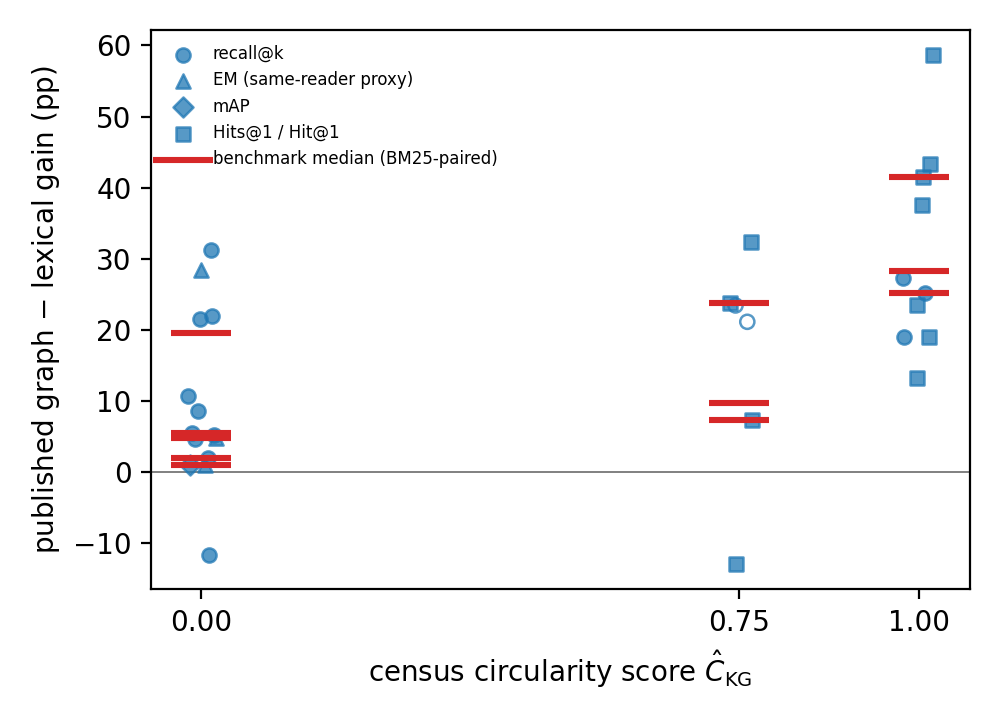

Python code for this plot:
# -*- coding: utf-8 -*-
"""Scatter: census circularity score (C_KG) vs published graph-over-lexical
retrieval gain. Data hand-transcribed from
paper/analysis/scatter_published_gains_2026-06-11.md (31-row master table;
sources verified there). Produces a publication-grade PNG/PDF and a JSON
stats file with Spearman correlations at two granularities:

  * row-level     : every published (graph, lexical) pair (n=30 usable rows
                    from the 31-row master table; the GRADE row has no
                    published pair and is excluded by construction)
  * benchmark-level: median pp-delta per benchmark family (primary analysis;
                    avoids over-weighting benchmarks with many rows)

Sensitivity variants reported: excluding the two dense-baseline-flagged
GraphRAG-Bench rows, and excluding EM-as-retrieval-proxy rows.

Deterministic; no network; ASCII-only output.
"""
import json
import sys
from datetime import datetime, timezone
from pathlib import Path

OUTPUT_DIR = Path(__file__).resolve().parent
OUTPUT_STEM = Path(__file__).stem
OUT_PNG = OUTPUT_DIR / (OUTPUT_STEM + ".png")
OUT_PDF = OUTPUT_DIR / (OUTPUT_STEM + ".pdf")
OUT_JSON = OUTPUT_DIR / (OUTPUT_STEM + "_stats.json")

# (benchmark_family, C_KG, delta_pp, metric_family, flags)
# metric_family: recall | hit1 | map | em_proxy
# flags: '' | 'dense_baseline' (GraphRAG-Bench rows 20-21)
ROWS = [
    ("MuSiQue",        0.00, 10.7, "recall",   ""),
    ("MuSiQue",        0.00,  8.6, "recall",   ""),
    ("MuSiQue",        0.00, 31.2, "recall",   ""),
    ("MuSiQue",        0.00, 28.4, "em_proxy", ""),
    ("HotpotQA",       0.00,  5.5, "recall",   ""),
    ("HotpotQA",       0.00,  5.1, "recall",   ""),
    ("HotpotQA",       0.00, 21.5, "recall",   ""),
    ("MultiHop-RAG",   0.00,  0.9, "map",      ""),
    ("MultiHop-RAG",   0.00,  1.9, "recall",   ""),
    ("MultiHop-RAG",   0.00,  4.6, "recall",   ""),
    ("NaturalQuestions", 0.00, -11.7, "recall",   ""),
    ("NaturalQuestions", 0.00,  21.9, "recall",   ""),
    ("NaturalQuestions", 0.00,   4.8, "em_proxy", ""),
    ("TriviaQA",       0.00,  1.0, "em_proxy", ""),
    ("STaRK-MAG",      0.75, 32.3, "hit1",     ""),
    ("STaRK-Amazon",   0.75,  7.3, "hit1",     ""),
    ("STaRK-Prime",    0.75, 23.7, "hit1",     ""),
    ("STaRK-MAG",      0.75, -13.0, "hit1",    ""),
    ("GraphRAG-Bench", 0.75, 23.4, "recall",   "dense_baseline"),
    ("GraphRAG-Bench", 0.75, 21.1, "recall",   "dense_baseline"),
    ("2WikiMultiHopQA", 1.00, 27.2, "recall",  ""),
    ("2WikiMultiHopQA", 1.00, 18.9, "recall",  ""),
    ("2WikiMultiHopQA", 1.00, 25.1, "recall",  ""),
    ("MetaQA",         1.00, 18.9, "hit1",     ""),
    ("MetaQA",         1.00, 13.2, "hit1",     ""),
    ("MetaQA",         1.00, 58.6, "hit1",     ""),
    ("MetaQA",         1.00, 37.5, "hit1",     ""),
    ("WebQSP",         1.00, 43.3, "hit1",     ""),
    ("WebQSP",         1.00, 41.5, "hit1",     ""),
    ("WebQSP",         1.00, 23.5, "hit1",     ""),
]


def _ranks(values):
    order = sorted(range(len(values)), key=lambda i: values[i])
    ranks = [0.0] * len(values)
    i = 0
    while i < len(order):
        j = i
        while j + 1 < len(order) and values[order[j + 1]] == values[order[i]]:
            j += 1
        avg = (i + j) / 2.0 + 1.0
        for k in range(i, j + 1):
            ranks[order[k]] = avg
        i = j + 1
    return ranks


def spearman(xs, ys):
    n = len(xs)
    if n < 3:
        return None, None
    rx, ry = _ranks(xs), _ranks(ys)
    mx, my = sum(rx) / n, sum(ry) / n
    num = sum((a - mx) * (b - my) for a, b in zip(rx, ry))
    dx = sum((a - mx) ** 2 for a in rx) ** 0.5
    dy = sum((b - my) ** 2 for b in ry) ** 0.5
    if dx == 0 or dy == 0:
        return None, None
    rho = num / (dx * dy)
    # permutation p-value (exact for small n via all-pair Monte Carlo would
    # need RNG; use the standard t approximation instead -- reported as
    # approximate, two-sided)
    import math
    if abs(rho) >= 1.0:
        return rho, 0.0
    t = rho * math.sqrt((n - 2) / (1 - rho * rho))
    # two-sided p from t distribution via incomplete beta (survival approx)
    df = n - 2
    x = df / (df + t * t)
    p = _betainc(df / 2.0, 0.5, x)
    return rho, p


def _betainc(a, b, x):
    """Regularized incomplete beta I_x(a,b) via continued fraction."""
    import math
    if x <= 0:
        return 0.0
    if x >= 1:
        return 1.0
    lbeta = math.lgamma(a) + math.lgamma(b) - math.lgamma(a + b)
    front = math.exp(math.log(x) * a + math.log(1 - x) * b - lbeta) / a
    f, c, d = 1.0, 1.0, 0.0
    for i in range(200):
        m = i // 2
        if i == 0:
            num = 1.0
        elif i % 2 == 0:
            num = m * (b - m) * x / ((a + 2 * m - 1) * (a + 2 * m))
        else:
            num = -(a + m) * (a + b + m) * x / ((a + 2 * m) * (a + 2 * m + 1))
        d = 1.0 + num * d
        if abs(d) < 1e-30:
            d = 1e-30
        d = 1.0 / d
        c = 1.0 + num / c
        if abs(c) < 1e-30:
            c = 1e-30
        f *= c * d
        if abs(1.0 - c * d) < 1e-12:
            break
    val = front * (f - 1.0)
    if x < (a + 1) / (a + b + 2):
        return min(max(val, 0.0), 1.0)
    return min(max(1.0 - val, 0.0), 1.0)


def bench_medians(rows):
    by = {}
    for name, c, d, _m, _f in rows:
        by.setdefault((name, c), []).append(d)
    out = []
    for (name, c), ds in sorted(by.items()):
        ds = sorted(ds)
        n = len(ds)
        med = ds[n // 2] if n % 2 else 0.5 * (ds[n // 2 - 1] + ds[n // 2])
        out.append((name, c, med, n))
    return out


def load_headline_scores():
    """Load benchmark-level headline C-hat in archive or development layout."""
    candidates = (
        OUTPUT_DIR / "per_axis_assignments.json",
        OUTPUT_DIR.parent / "supplementary" / "static" / "per_axis_assignments.json",
    )
    pa_path = next((path for path in candidates if path.exists()), candidates[0])
    try:
        with open(pa_path, encoding="utf-8") as handle:
            payload = json.load(handle)
        rows = payload if isinstance(payload, list) else payload.get("rows")
        if not isinstance(rows, list):
            raise TypeError("expected a list or an object with a rows list")
        aliases = {
            "Natural Questions": "NaturalQuestions",
            "2WikiMultiHop": "2WikiMultiHopQA",
        }
        headline = {}
        for row in rows:
            benchmark = aliases.get(row["benchmark"], row["benchmark"])
            headline[benchmark] = max(
                headline.get(benchmark, 0.0), float(row["census_bin"])
            )
    except (OSError, ValueError, KeyError, TypeError) as error:
        raise RuntimeError(
            "cannot reproduce headline C-hat: invalid %s (%s)"
            % (pa_path, error)
        )

    for subbenchmark in ("STaRK-Prime", "STaRK-MAG", "STaRK-Amazon"):
        if "STaRK" not in headline:
            raise RuntimeError("cannot reproduce headline C-hat: STaRK row is missing")
        headline[subbenchmark] = headline["STaRK"]

    required = {row[0] for row in ROWS if row[4] != "dense_baseline"}
    missing = sorted(required - set(headline))
    if missing:
        raise RuntimeError(
            "cannot reproduce headline C-hat: missing benchmarks " + ", ".join(missing)
        )
    return headline


def main():
    # Headline-Chat sensitivity (paper: "Under the headline Chat ... rho=0.68"):
    # per-benchmark headline Chat = max adjudicated census bin over that
    # benchmark's axes, read from the released census/per_axis_assignments.json
    # (answer-surface axes included, unlike the KG-derived C_KG column above).
    headline = load_headline_scores()
    variants = {
        "all_rows": ROWS,
        "headline_chat_sparse_baseline": [
            (row[0], headline[row[0]], row[2], row[3], row[4])
            for row in ROWS if row[4] != "dense_baseline"
        ],
        "bm25_paired_only": [r for r in ROWS if r[4] != "dense_baseline"],
        "bm25_no_em_proxy": [r for r in ROWS
                             if r[4] != "dense_baseline"
                             and r[3] != "em_proxy"],
    }
    stats = {}
    for key, rows in variants.items():
        xs = [r[1] for r in rows]
        ys = [r[2] for r in rows]
        rho_r, p_r = spearman(xs, ys)
        meds = bench_medians(rows)
        rho_b, p_b = spearman([m[1] for m in meds], [m[2] for m in meds])
        score_name = "c_hat" if key == "headline_chat_sparse_baseline" else "c_kg"
        stats[key] = {
            "score_name": score_name,
            "n_rows": len(rows),
            "row_level": {"spearman_rho": round(rho_r, 4),
                          "p_approx_two_sided": round(p_r, 6)},
            "n_benchmarks": len(meds),
            "benchmark_median_level": {"spearman_rho": round(rho_b, 4),
                                       "p_approx_two_sided": round(p_b, 6)},
            "benchmark_medians": [
                {"benchmark": m[0], score_name: m[1], "median_delta_pp": m[2],
                 "n_pairs": m[3]} for m in meds],
        }

    OUT_JSON.parent.mkdir(parents=True, exist_ok=True)
    with open(OUT_JSON, "w", encoding="utf-8", newline="\n") as handle:
        json.dump(stats, handle, indent=2, ensure_ascii=True)
    print("wrote %s" % OUT_JSON, flush=True)
    for key, s in stats.items():
        print("%-18s rows n=%d rho=%.3f p~%.4f | bench n=%d rho=%.3f p~%.4f"
              % (key, s["n_rows"], s["row_level"]["spearman_rho"],
                 s["row_level"]["p_approx_two_sided"], s["n_benchmarks"],
                 s["benchmark_median_level"]["spearman_rho"],
                 s["benchmark_median_level"]["p_approx_two_sided"]),
              flush=True)

    # ---- figure -----------------------------------------------------------
    try:
        import matplotlib
    except ImportError:
        print("matplotlib not installed (requirements-optional.txt); "
              "stats JSON written, plots skipped")
        return
    matplotlib.use("Agg")
    import matplotlib.pyplot as plt

    marker_by_metric = {"recall": "o", "hit1": "s", "map": "D",
                        "em_proxy": "^"}
    label_by_metric = {"recall": "recall@k", "hit1": "Hits@1 / Hit@1",
                       "map": "mAP", "em_proxy": "EM (same-reader proxy)"}
    fig, ax = plt.subplots(figsize=(5.0, 3.6), dpi=200)
    import random as _r  # jitter for overlapping x; seeded, cosmetic only
    _r.seed(20260612)
    seen = set()
    for name, c, d, metric, flag in ROWS:
        x = c + _r.uniform(-0.022, 0.022)
        face = "none" if flag == "dense_baseline" else "C0"
        lab = label_by_metric[metric] if metric not in seen else None
        seen.add(metric)
        ax.scatter(x, d, marker=marker_by_metric[metric], s=26,
                   facecolors=face, edgecolors="C0", linewidths=0.9,
                   alpha=0.75, label=lab, zorder=3)
    meds = bench_medians(variants["bm25_paired_only"])
    ax.scatter([m[1] for m in meds], [m[2] for m in meds], marker="_",
               s=480, color="C3", linewidths=2.2, zorder=4,
               label="benchmark median (BM25-paired)")
    ax.axhline(0.0, color="gray", linewidth=0.7, zorder=1)
    # No title and no p-value on the figure itself: the presentation is
    # observational by design (panel constraint on n=11 inference); the
    # caption carries the descriptive rho with its caveats.
    ax.set_xlabel(r"census circularity score $\hat{C}_{\mathrm{KG}}$")
    ax.set_ylabel("published graph $-$ lexical gain (pp)")
    ax.set_xticks([0.0, 0.75, 1.0])
    ax.legend(fontsize=6.0, loc="upper left", frameon=False)
    fig.tight_layout()
    fig.savefig(OUT_PNG)
    pdf_timestamp = datetime(2026, 6, 12, tzinfo=timezone.utc)
    fig.savefig(
        OUT_PDF,
        metadata={"CreationDate": pdf_timestamp, "ModDate": pdf_timestamp},
    )
    print("wrote %s" % OUT_PNG, flush=True)
    print("wrote %s" % OUT_PDF, flush=True)
    return 0


if __name__ == "__main__":
    sys.exit(main())
